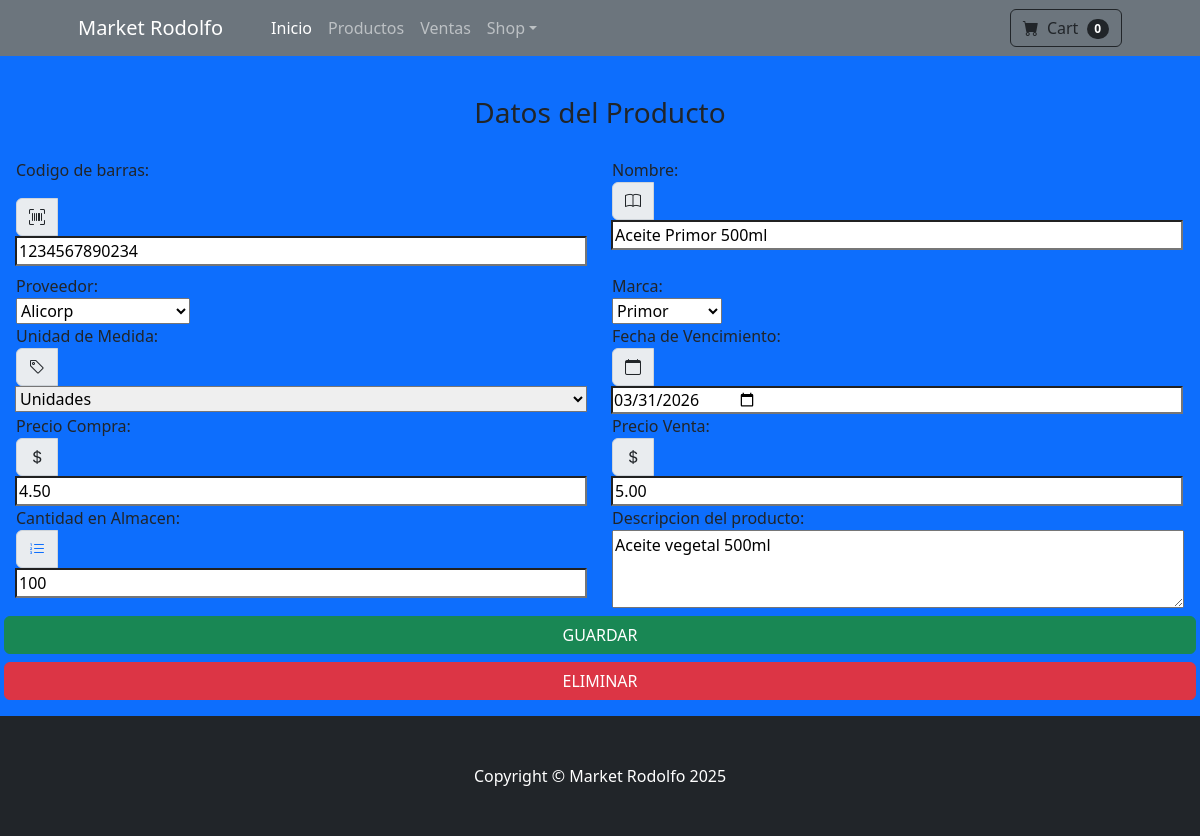
Page /producto/agregar/12/ on the committed database.
### applications/producto/models.py (models this page shows, shortened)
class Product(TimeStampedModel):
    UNIT_CHOICES = (
        ('0', 'Kilogramos'),
        ('1', 'Litros'),
        ('2', 'Unidades'),
    )
    category=models.ForeignKey(Category, on_delete=models.CASCADE, default=1)
    barcode=models.CharField(max_length=13, unique=True)
    name=models.CharField('Nombre', max_length=40)
    slug=models.SlugField(max_length=50, unique=True, blank=True)
    provider=models.ForeignKey(Provider, on_delete=models.CASCADE)
    marca=models.ForeignKey(Marca, on_delete=models.CASCADE)
    due_date=models.DateField('fecha de vencimiento', blank=True, null=True)
    description=models.TextField('Descripcion del Producto', blank=True)
    unit=models.CharField('unidad de medida', max_length=1, choices=UNIT_CHOICES)
    count=models.PositiveIntegerField('Cantidad en Almacén', default=0)
    purchase_price=models.DecimalField('Precio de Compra', max_digits=7, decimal_places=2)
    sale_price=models.DecimalField('Precio de Venta', max_digits=7, decimal_places=2)
    num_sale=models.PositiveIntegerField('Numero de Ventas', default=0)
    anulate=models.BooleanField('Eliminado', default=False)
    objects=ProductManager()
    class Meta:
        verbose_name='Producto'
        verbose_name_plural='Productos'

### applications/producto/views.py (the view)
# urls.py: path('producto/agregar/<pk>/', views.ProductUpdateView.as_view(), name='producto-update'),
class ProductUpdateView(UpdateView):
    template_name="producto/form_producto.html"
    model=Product
    form_class=ProductForm
    success_url=reverse_lazy('producto_app:producto-lista')

### applications/producto/models.py (called while the page is built)
    def __str__(self):
        return self.name

    def __str__(self):
        return self.name

### templates/producto/form_producto.html (shortened to what this page needs)
{% extends "base.html" %}
{% load  static %}
{% block content %}
<div class="row g-3 bg-primary p-3">
  <div class="col-md-12">
    <div class="row">
      <h3 class="col mt-4" style="margin-bottom: 1em; text-align: center;">Datos del Producto</h3>
    </div>
    <div class="row">
      <form class="col-md-12" method="POST">{% csrf_token %}
        <div class="row">
          <div class="col-md-6">
            <div class="row mb-3">
              <div class="col">
                <label>Codigo de barras:</label>
              </div>
            </div>
            <div class="row mb-2">
              <div class="input-group">
                <span class="input-group-text"><i class="bi bi-upc-scan"></i></span>
                {{ form.barcode }}
              </div>
            </div>
          </div>
          <div class="col-md-6">
            <label>Nombre:</label>
            <div class="input-group">
              <span class="input-group-text"><i class="bi bi-book"></i></span>
              {{form.name}}
            </div>
          </div>
        </div>
      <div class="row">
        <div class="col-md-6">
          <label>Proveedor:</label>
          <div class="input-group">
            {{form.provider}}
          </div>
        </div>
        <div class="col-md-6">
          <label>Marca:</label>
          <div class="input-group">
            {{form.marca}}
          </div>
        </div>
      </div>
    <div class="row">
      <div class="col-md-6">
        <label>Unidad de Medida:</label>
        <div class="input-group">
          <span class="input-group-text"><i class="bi bi-tag"></i></span>
          {{ form.unit }}
        </div>
      </div>
      <div class="col-md-6">
      <label>Fecha de Vencimiento:</label>
      <div class="input-group">
        <span class="input-group-text"><i class="bi bi-calendar"></i></span>
        {{ form.due_date }}
      </div>
    </div>
    </div>
  <div class="row">
    <div class="col-md-6">
      <label>Precio Compra:</label>
      <div class="input-group">
        <span class="input-group-text"><i class="bi bi-currency-dollar"></i></span>
        {{form.purchase_price}}
      </div>
  </div>
  <div class="col-md-6">
      <label>Precio Venta:</label>
      <div class="input-group">
        <span class="input-group-text"><i class="bi bi-currency-dollar"></i></span>
        {{form.sale_price}}
      </div>
  </div>
  </div>
  <div class="row">
    <div class="col-md-6">
      <label>Cantidad en Almacen:</label>
      <div class="input-group">
        <span class="input-group-text"><i class="bi bi-list-ol" style="color: #0d6efd;"></i></span>
        {{form.count}}
      </div>
    </div>
    <div class="col-md-6">
      <label>Descripcion del producto:</label>
      <div class="input-group">
        {{form.description}}
      </div>
    </div>
  </div>
      <div class="row d-flex justify-content-center">
        <button type="submit" class="col-md-12 btn btn-success mt-2 mb-2 w-80 text-uppercase" >Guardar</button>
        {% if product %}
        <a href="{% url 'producto_app:producto-delete' product.id %}" class="col-md-12 w-80 btn btn-danger text-uppercase">Eliminar</a>
        {% endif %}
      </div>
    </form>
    </div>
  </div>
</div>
{% endblock %}

### rows in the picture
Product: barcode "1234567890234", name "Aceite Primor 500ml", provider "Alicorp", marca "Primor", unit "Unidades", due_date "03/31/2026", purchase_price "4.50", sale_price "5.00", count "100", description "Aceite vegetal 500ml"
